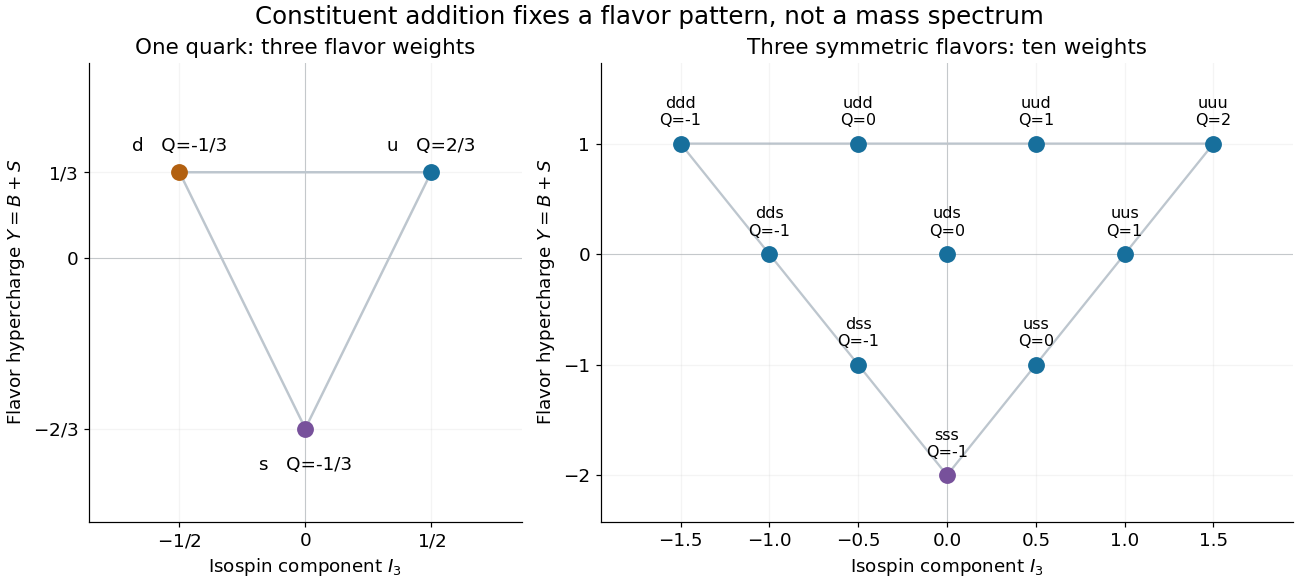

Write Python code to recreate this figure.
"""Exact three-light-flavor weight construction; emits PNG in the working directory."""
from fractions import Fraction
from itertools import combinations_with_replacement
from pathlib import Path
import matplotlib
matplotlib.use('Agg')
import matplotlib.pyplot as plt
import numpy as np

FLAVORS = {
    'u': (Fraction(1, 2), Fraction(1, 3), Fraction(2, 3)),
    'd': (Fraction(-1, 2), Fraction(1, 3), Fraction(-1, 3)),
    's': (Fraction(0), Fraction(-2, 3), Fraction(-1, 3)),
}


def states():
    """Yield symmetric flavor occupation states and exact (I3,Y,Q) labels."""
    for parts in combinations_with_replacement('uds', 3):
        yield ''.join(parts), tuple(sum((FLAVORS[p][i] for p in parts), Fraction(0)) for i in range(3))


def main():
    plt.rcParams.update({'font.size': 12, 'axes.titlesize': 14, 'figure.facecolor': 'white', 'axes.facecolor': 'white'})
    fig, axes = plt.subplots(1, 2, figsize=(11.8, 5.3), gridspec_kw={'width_ratios': [1, 1.6]}, constrained_layout=True)
    ax, bx = axes
    colors = {'u': '#176f9c', 'd': '#b26010', 's': '#77519b'}
    triangle = np.array([[float(FLAVORS[p][0]), float(FLAVORS[p][1])] for p in 'uds'] + [[float(FLAVORS['u'][0]), float(FLAVORS['u'][1])]])
    ax.plot(triangle[:, 0], triangle[:, 1], color='#bdc6ce', lw=1.6)
    for p, (i3, y, q) in FLAVORS.items():
        ax.scatter(float(i3), float(y), s=100, color=colors[p], zorder=3)
        ax.annotate(f'{p}   Q={q}', (float(i3), float(y)), xytext=(0, 14 if p != 's' else -27), textcoords='offset points', ha='center', fontsize=12)
    ax.set(xlim=(-.86, .86), ylim=(-1.03, .76), xlabel=r'Isospin component $I_3$', ylabel=r'Flavor hypercharge $Y=B+S$', title='One quark: three flavor weights')
    ax.set_xticks([-.5, 0, .5], [r'$-1/2$', '0', r'$1/2$'])
    ax.set_yticks([-2/3, 0, 1/3], [r'$-2/3$', '0', r'$1/3$'])
    for name, (i3, y, q) in states():
        bx.scatter(float(i3), float(y), s=100, color=colors['s'] if name == 'sss' else '#176f9c', zorder=3)
        bx.annotate(f'{name}\nQ={q}', (float(i3), float(y)), xytext=(0, 10), textcoords='offset points', ha='center', va='bottom', fontsize=10.5)
    bx.plot([-1.5, 1.5, 0, -1.5], [1, 1, -2, 1], color='#bdc6ce', lw=1.5, zorder=0)
    bx.set(xlim=(-1.95, 1.95), ylim=(-2.42, 1.73), xlabel=r'Isospin component $I_3$', ylabel=r'Flavor hypercharge $Y=B+S$', title='Three symmetric flavors: ten weights')
    bx.set_xticks([-1.5, -1, -.5, 0, .5, 1, 1.5])
    bx.set_yticks([-2, -1, 0, 1])
    for panel in axes:
        panel.axhline(0, color='#c8ccd0', lw=.7, zorder=0)
        panel.axvline(0, color='#c8ccd0', lw=.7, zorder=0)
        panel.grid(alpha=.13)
        panel.spines[['top', 'right']].set_visible(False)
    fig.suptitle('Constituent addition fixes a flavor pattern, not a mass spectrum', fontsize=16)
    fig.savefig(Path(__file__).with_suffix('.png').name, dpi=110, facecolor='white')
    plt.close(fig)


if __name__ == '__main__':
    main()
